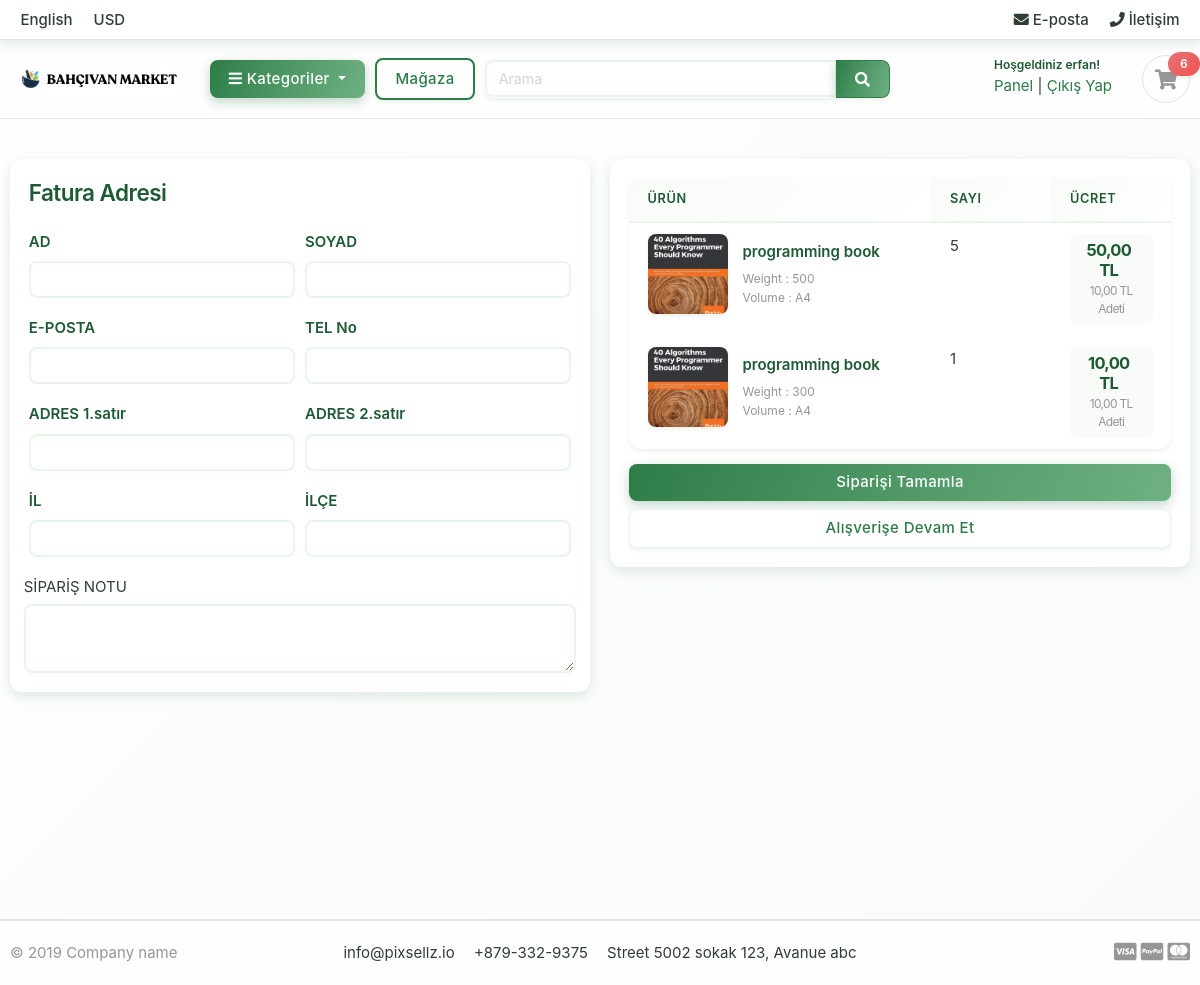
Page /cart/checkout/ (signed in) on the earlier database version.
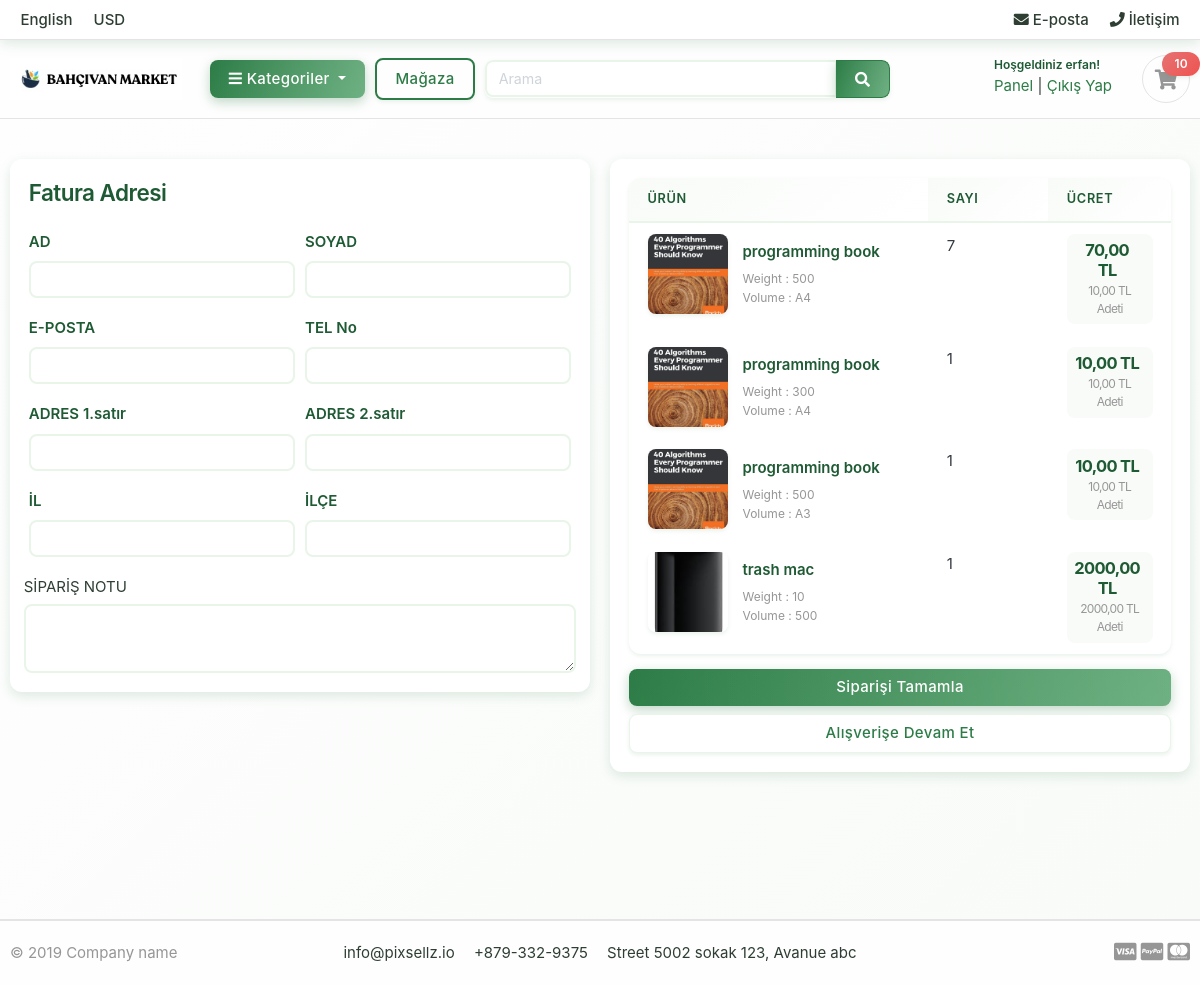
Same page on the later database version.
### carts/models.py (models this page shows, shortened)
class CartItem(models.Model):
    user = models.ForeignKey(Account,on_delete=models.CASCADE,null=True)
    product = models.ForeignKey(Product, on_delete=models.CASCADE)
    variations = models.ManyToManyField(Variation,blank=True)
    cart = models.ForeignKey(Cart, on_delete=models.CASCADE,null=True)
    quantity = models.IntegerField()
    is_active = models.BooleanField(default=True)
    def sub_total(self):
        return self.product.price * self.quantity

### store/models.py (models this page shows, shortened)
class Product(models.Model):
    product_name = models.CharField(max_length=200, unique=True)
    slug = models.SlugField(max_length=200, unique=True)
    product_description = models.TextField(max_length=500, blank=True)
    price = models.DecimalField(max_digits=6, decimal_places=2)
    image = models.ImageField(upload_to='photos/product')
    stock  = models.IntegerField()
    low_stock_threshold = models.IntegerField(default=5)
    is_avalible = models.BooleanField(default=True)
    category = models.ForeignKey(Category, on_delete=models.CASCADE)
    created_date  = models.DateTimeField(auto_now_add=True)
    modified_date = models.DateTimeField(auto_now = True)
    def get_url(self):
        return reverse('product_detail',args=[self.category.slug,self.slug])

class Variation(models.Model):
    product = models.ForeignKey(Product, on_delete=models.CASCADE)
    variation_category = models.CharField(max_length=50,choices=variation_category_choice)
    variation_value = models.CharField(max_length=255)
    is_active = models.BooleanField(default=True)
    created_date = models.DateTimeField(auto_now=True)
    objects = VariationManager()

### carts/views.py (the view)
# urls.py: path('checkout/',views.checkout,name='checkout'),
@login_required(login_url='login')
def checkout(request,total=0,quantity=0,cart_items=None):
    try:
        grand_total = 0
        if request.user.is_authenticated:
            cart_items = CartItem.objects.filter(user=request.user, is_active= True)
        else:
            cart = Cart.objects.get(cart_id= _cart_id(request))
            cart_items = CartItem.objects.filter(cart=cart, is_active= True)
        for cart_item in cart_items:
            total += (cart_item.product.price * cart_item.quantity)
            quantity+= cart_item.quantity
        grand_total = total
    except ObjectDoesNotExist:
        pass
    context = {
        'total':total,
        'quantity':quantity,
        'cart_items':cart_items,
        'grand_total': grand_total,
    }
    return render(request,'store/checkout.html',context)

### carts/context_processors.py (called while the page is built)
def counter(request):
    cart_count = 0
    if 'admin' in request.path:
        return {}
    else:
        try:
            cart = Cart.objects.filter(cart_id = _cart_id(request))
            if request.user.is_authenticated:
                cart_items = CartItem.objects.all().filter(user= request.user)
            else:
                cart_items = CartItem.objects.all().filter(cart=cart[:1])
            for cart_item in cart_items:
                cart_count += cart_item.quantity
        except Cart.DoesNotExist:
            cart_count = 0
    return dict(cart_count=cart_count)

### carts/views.py (called while the page is built)
def _cart_id(request):
    cart = request.session.session_key
    if not cart:
        cart = request.session.create()
    return cart

### category/context_processors.py (called while the page is built)
def menu_links(request):
    links = Category.objects.all()
    return dict(links=links)

### category/models.py (called while the page is built)
    def get_url(self):
        return reverse('products_by_category',args = [self.slug ])

### templates/store/checkout.html (shortened to what the changed rows need)
{% extends 'base.html' %}
{% load static %}
{% block content %}
<section class="section-content padding-y bg">
    <div class="container">
        <div class="row">
            <aside class="col-lg-6">
    <div class="card">
        <div class="card-body">
            <table class="table table-borderless table-shopping-cart">
                <thead class="text-muted">
                    <tr class="small text-uppercase">
                        <th scope="col">ÜRÜN</th>
                        <th scope="col" width="120">SAYI</th>
                        <th scope="col" width="120">ÜCRET</th>
                    </tr>
                </thead>
                <tbody>
                    {% for cart_item in cart_items %}
                    <tr>
                        <td>
                            <figure class="itemside align-items-center">
                                <div class="aside"><img src="{{ cart_item.product.image.url }}" class="img-sm"></div>
                                <figcaption class="info">
                                    <a href="{{ cart_item.product.get_url }}" class="title text-dark">{{ cart_item.product.product_name }}</a>
                                    <p class="text-muted small">
                                        {% if cart_item.variations.all %}
                                        {% for item in cart_item.variations.all %}
                                        {{ item.variation_category | capfirst }} : {{ item.variation_value | capfirst }} <br>
                                        {% endfor %}
                                        {% endif %}
                                    </p>
                                </figcaption>
                            </figure>
                        </td>
                        <td>
                            <label for="">{{cart_item.quantity}}</label>
                        </td>
                        <td>
                            <div class="price-wrap">
                                <var class="price">{{ cart_item.sub_total }} TL</var>
                                <small class="text-muted"> {{ cart_item.product.price }} TL Adeti</small>
                            </div>
                        </td>
                    </tr>
                    {% endfor %}
                </tbody>
            </table>
        </div>
    </div>
</aside>
    </div>
</div>
</section>
{% endblock %}

### templates/includes/navbar.html (shortened to what this page needs)
{% load static %}
<header class="section-header">
    <nav class="navbar p-md-0 navbar-expand-sm navbar-light border-bottom">
    <div class="container">
      <div class="collapse navbar-collapse" id="navbarTop4">
        <ul class="navbar-nav mr-auto">
            <li class="nav-item dropdown">
                 <a href="#" class="nav-link">   English </a>
            </li>
            <li class="nav-item dropdown">
                <a href="#" class="nav-link"> USD </a>
            </li>
        </ul>
        <ul class="navbar-nav">
            <li><a href="#" class="nav-link"> <i class="fa fa-envelope"></i> E-posta </a></li>
            <li><a href="#" class="nav-link"> <i class="fa fa-phone"></i> İletişim </a></li>
        </ul>
      </div>
    </div>
    </nav>
    <section class="header-main border-bottom">
        <div class="container">
    <div class="row align-items-center">
        <div class="col-lg-2 col-md-3 col-6">
            <a href="{% url 'home' %}" class="brand-wrap">
                <img class="logo" src="{% static './images/bahcivan_logo.png' %}">
            </a>
        </div>
        <div class="col-lg col-sm col-md col-6 flex-grow-0">
            <div class="category-wrap dropdown d-inline-block float-right">
                <button type="button" class="btn btn-primary dropdown-toggle" data-toggle="dropdown">
                    <i class="fa fa-bars"></i> Kategoriler
                </button>
            </div>
        </div>
        <a href="{% url 'store' %}" class="btn btn-outline-primary">Mağaza</a>
        <div class="col-lg  col-md-6 col-sm-12 col">
            <form action="{% url 'search'%}" class="search" method='GET'>
                <div class="input-group w-100">
                    <input type="text" class="form-control" style="width:60%;" placeholder="Arama" name="keyword">
                    <div class="input-group-append">
                      <button class="btn btn-primary" type="submit">
                        <i class="fa fa-search"></i>
                      </button>
                    </div>
                </div>
            </form>
        </div>
        <div class="col-lg-3 col-sm-6 col-8 order-2 order-lg-3">
                    <div class="d-flex justify-content-end mb-3 mb-lg-0">
                        {% if user.id is None %}
                        <div class="widget-header">
                            <small class="title text-muted">Hoşgeldiniz Misafir!</small>
                            <div>
                                <a href="{% url 'login' %}">Giriş Yap</a> <span class="dark-transp"> | </span>
                                <a href="{% url 'register' %}"> Üye Ol</a>
                            </div>
                        </div>
                        {% else %}
                        <div class="widget-header">
                            <small class="title text-muted">Hoşgeldiniz {{ user.first_name }}! </small>
                            <div>
                                <a href="{% url 'dashboard' %}">Panel</a> <span class="dark-transp"> | </span>
                                <a href="{% url 'logout' %}">Çıkış Yap</a>
                            </div>
                        </div>
                        {% endif %}
                        <a href="{% url 'cart' %}" class="widget-header pl-3 ml-3">
                            <div class="icon icon-sm rounded-circle border"><i class="fa fa-shopping-cart"></i></div>
                            <span class="badge badge-pill badge-danger notify">{{ cart_count }}</span>
                        </a>
                    </div>
                </div>
    </div>
        </div>
    </section>
</header>

Differences in the rows shown:
changed CartItem (number 1 of 4 on the later page): quantity "5" → "7"; sub_total "50,00" → "70,00"
added CartItem: product.image (picture), product.product_name "programming book", quantity "1", sub_total "10,00", product.price "10,00", Variation (variation_category "Weight", variation_value "500")
now on this page (row unchanged): Variation: variation_category "Volume", variation_value "A3", shown under "programming book"
added CartItem: product.image (picture), product.product_name "trash mac", quantity "1", sub_total "2000,00", product.price "2000,00"
now on this page (row unchanged): Variation: variation_category "Weight", variation_value "10", shown under "trash mac"
now on this page (row unchanged): Variation: variation_category "Volume", variation_value "500", shown under "trash mac"
Other differences:
{{ cart_count }}: "6" → "10"
